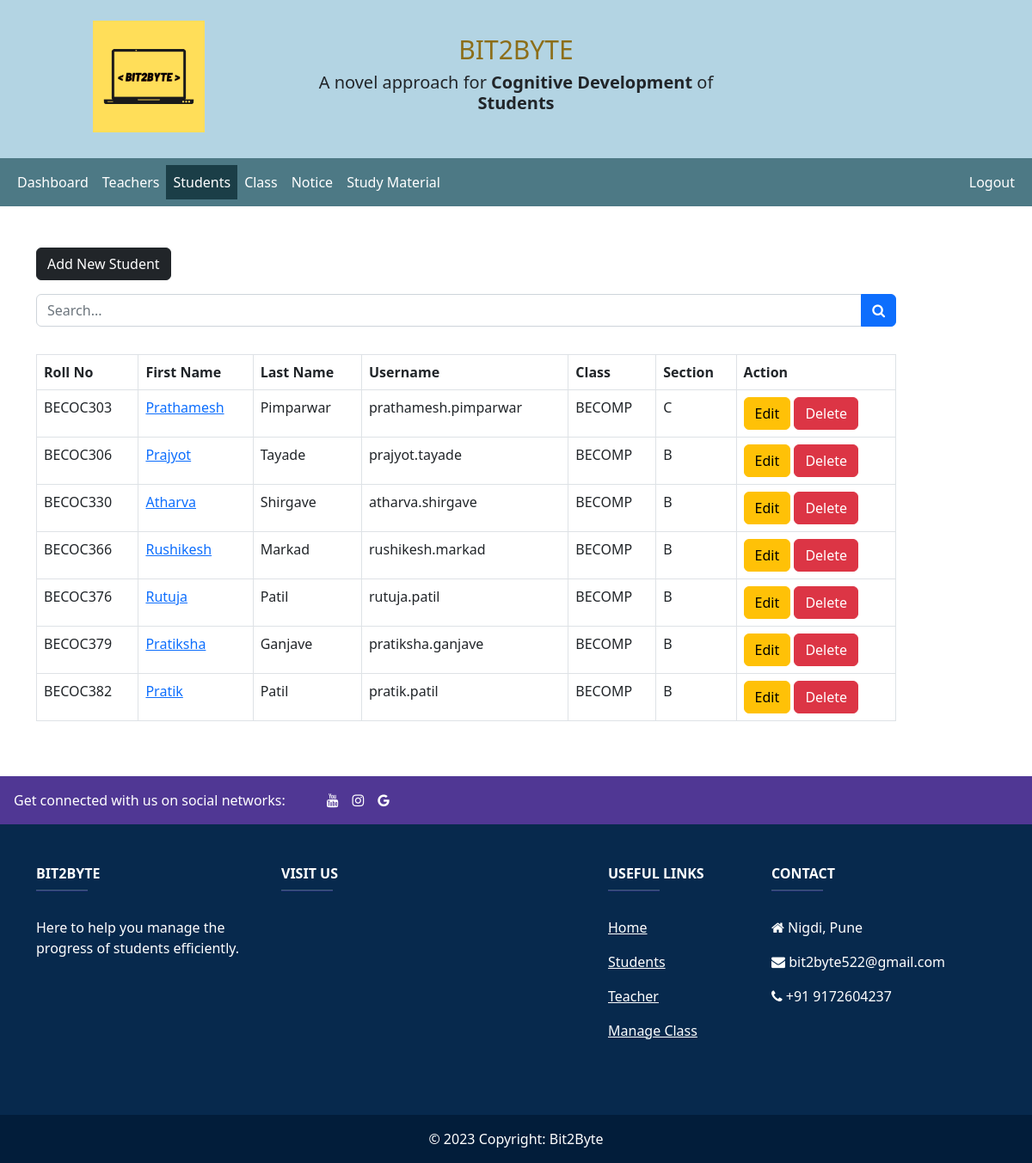
The page /admin/student.php (signed in) on the database its author committed.
### tables this page shows
CREATE TABLE `students` (
  `student_id` int(11) NOT NULL,
  `roll_no` varchar(40) NOT NULL,
  `username` varchar(127) NOT NULL,
  `password` varchar(255) NOT NULL,
  `fname` varchar(127) NOT NULL,
  `lname` varchar(255) NOT NULL,
  `class_id` int(11) NOT NULL,
  `section_id` int(11) NOT NULL,
  `address` varchar(31) NOT NULL,
  `gender` varchar(7) NOT NULL,
  `email_address` varchar(255) NOT NULL,
  `date_of_birth` date NOT NULL,
  `date_of_joined` timestamp NULL DEFAULT CURRENT_TIMESTAMP,
  `problems_solved` int(11) NOT NULL,
  `total_submissions` int(11) NOT NULL,
  `successful_submissions` int(11) NOT NULL
);

CREATE TABLE `class` (
  `class_id` int(11) NOT NULL,
  `class_name` varchar(30) NOT NULL
);

CREATE TABLE `section` (
  `section_id` int(11) NOT NULL,
  `section` varchar(7) NOT NULL,
  `class_id` int(11) NOT NULL,
  `teacher` int(11) NOT NULL
);

### admin/data/student.php (called while the page is built, shortened)
<?php
function getAllStudents($conn){
   $sql = "SELECT * FROM students order by roll_no";
   $stmt = $conn->prepare($sql);
   $stmt->execute();
   if ($stmt->rowCount() >= 1) {
     $students = $stmt->fetchAll();
     return $students;
   }else {
   	return 0;
   }
}

### admin/data/class.php (called while the page is built, shortened)
<?php
function getClassById($class_id, $conn){
   $sql = "SELECT * FROM class
           WHERE class_id=?";
   $stmt = $conn->prepare($sql);
   $stmt->execute([$class_id]);
   if ($stmt->rowCount() == 1) {
     $class = $stmt->fetch();
     return $class;
   }else {
    return 0;
   }
}

### admin/data/section.php (called while the page is built, shortened)
<?php
function getSectionById($section_id, $conn){
   $sql = "SELECT * FROM section
           WHERE section_id=?";
   $stmt = $conn->prepare($sql);
   $stmt->execute([$section_id]);
   if ($stmt->rowCount() == 1) {
     $section = $stmt->fetch();
     return $section;
   }else {
    return 0;
   }
}

### admin/student.php (the view, shortened to what this page needs)
<?php
if (isset($_SESSION['admin_id']) &&
    isset($_SESSION['role'])) {
    if ($_SESSION['role'] == 'Admin') {
       include "../DB_connection.php";
       include "data/student.php";
       include "data/class.php";
       include "data/section.php";
       $students = getAllStudents($conn);
 ?>
<!DOCTYPE html>
<html lang="en">
<head>
	<link rel="stylesheet" href="https://cdn.jsdelivr.net/npm/bootstrap@5.2.0/dist/css/bootstrap.min.css">
	<link rel="stylesheet" href="../css/style.css">
  <link rel="stylesheet" href="https://cdnjs.cloudflare.com/ajax/libs/font-awesome/4.7.0/css/font-awesome.min.css">
</head>
<body>
    <?php
    include "header.php";
        include "inc/navbar.php";
      ?>
     <div class="container mt-5" style="min-height:70vh;">
      <a href="student-add.php"
           class="btn btn-dark">Add New Student</a>
      <?php
        if ($students != 0) {
     ?>
           <form action="student-search.php"
                 class="mt-3 n-table"
                 method="get">
             <div class="input-group mb-3">
                <input type="text"
                       class="form-control"
                       name="searchKey"
                       placeholder="Search...">
                <button class="btn btn-primary">
                        <i class="fa fa-search"
                           aria-hidden="true"></i>
                      </button>
             </div>
           </form>
           <div class="table-responsive">
              <table class="table table-bordered mt-3 n-table">
                <thead>
                  <tr>
                    <th scope="col">Roll No</th>
                    <th scope="col">First Name</th>
                    <th scope="col">Last Name</th>
                    <th scope="col">Username</th>
                    <th scope="col">Class</th>
                    <th scope="col">Section</th>
                    <th scope="col">Action</th>
                  </tr>
                </thead>
                <tbody>
                  <?php $i = 0; foreach ($students as $student ) {
                    $i++;  ?>
                  <tr>
                    <td><?=$student['roll_no']?></td>
                    <td>
                      <a href="student-view.php?student_id=<?=$student['student_id']?>">
                        <?=$student['fname']?>
                      </a>
                    </td>
                    <td><?=$student['lname']?></td>
                    <td><?=$student['username']?></td>
                    <td>
                      <?php
                          $class_id = $student["class_id"];
                          $cl = getClassById($class_id, $conn);
                          echo $cl["class_name"];
                        ?>
                    </td>
                    <td>
                      <?php
                          $section_id = $student["section_id"];
                          $cl = getSectionById($section_id, $conn);
                          echo $cl["section"];
                        ?>
                    </td>
                    <td>
                        <a href="student-edit.php?student_id=<?=$student['student_id']?>"
                           class="btn btn-warning">Edit</a>
                        <a href="student-delete.php?student_id=<?=$student['student_id']?>"
                           class="btn btn-danger">Delete</a>
                    </td>
                  </tr>
                <?php } ?>
                </tbody>
              </table>
           </div>
         <?php } ?>
     </div>
<br/><br/>
    <?php
    include "footer.php"
    ?>
</body>
</html>
<?php
  }else {
    header("Location: ../login.php");
    exit;
  }
}else {
	header("Location: ../login.php");
	exit;
}
?>

### admin/header.php (shortened to what this page needs)
<header id="header-part" style="background-color:#b3d4e3;">
<br/>
<div class="header-logo-support pt-50 pb-10 ml-2">
    <center><div class="container">
        <div class="row">
            <div class="col-lg-3 col-md-3 col-xs-12 col-sm-12">
                <div class="logo">
                <a href="index.html">
                                <img src="../logo.jpeg" alt="Logo" width="auto" height="130">
                            </a>
                </div>
            </div>
            <div class="col-lg-6 col-md-6 col-xs-12 col-sm-12" style="margin-top:1%; padding-top:5px; padding-bottom:20px;">
                <div class="title">
                    <div class="support">
                        <div class="cont">
                            <center>
                            <h2 style="font-size: 30px; color:#8c6e19">BIT2BYTE</h2>
                                <h3 style="font-size: 20px;">A novel approach for <strong>Cognitive Development</strong> of <strong>Students</strong></h3>
                                <br/>
                            </center>
                        </div>
                    </div>
                </div>
            </div>
            <div class="col-lg-3 col-md-3 col-xs-12 col-sm-12">
            </div>
        </div>
    </div> </center>
</div>
</header>

### admin/inc/navbar.php (shortened to what this page needs)
<nav class="navbar navbar-expand-lg" style="background-color:#4d7985;">
  <div class="container-fluid">
    <div class="collapse navbar-collapse" id="navbarSupportedContent">
      <ul class="navbar-nav me-auto mb-2 mb-lg-0"
          id="navLinks">
        <li class="nav-item">
          <a class="nav-link"
             aria-current="page"
             href="index.php" style="color: #fff;">Dashboard</a>
        </li>
        <li class="nav-item">
          <a class="nav-link" href="teacher.php" style="color: #fff;">Teachers</a>
        </li>
        <li class="nav-item">
          <a class="nav-link" href="student.php" style="color: #fff;">Students</a>
        </li>
        <li class="nav-item">
          <a class="nav-link" href="class.php" style="color: #fff;">Class</a>
        </li>
        <li class="nav-item">
          <a class="nav-link" href="notice.php" style="color: #fff;">Notice</a>
        </li>
        <li class="nav-item">
          <a class="nav-link" href="study-material.php" style="color: #fff;">Study Material</a>
        </li>
      </ul>
      <ul class="navbar-nav me-right mb-2 mb-lg-0">
        <li class="nav-item">
          <a class="nav-link" href="../logout.php" style="color: #fff;">Logout</a>
        </li>
      </ul>
  </div>
    </div>
</nav>

### admin/footer.php (shortened to what this page needs)
<html>
<head>
</head>
<body>
<footer
		class="text-center text-lg-start text-white"
		style="background-color: #07294d"
		>
  <section
		   class="d-flex p-3"
		   style="background-color: #503794;"
		   >
	<div class="me-5">
	  <span>Get connected with us on social networks:</span>
	</div>
	  <a href="https://www.youtube.com/@bit2byte522" class="text-white me-3" target="_blank">
		<i class="fa fa-youtube"></i>
	  </a>
	  <a href="https://www.instagram.com/bit2byte_/" class="text-white me-3" target="_blank">
		<i class="fa fa-instagram"></i>
	  </a>
	  <a href="" class="text-white me-3">
		<i class="fa fa-google"></i>
	  </a>
  </section>
  <section class="">
	<div class="container text-center text-md-start mt-5">
	  <div class="row mt-3">
		<div class="col-md-3 col-lg-4 col-xl-3 mx-auto mb-4">
		  <h6 class="text-uppercase fw-bold">Bit2Byte</h6>
		  <hr
			  class="mb-4 mt-0 d-inline-block mx-auto"
			  style="width: 60px; background-color: #7c4dff; height: 2px"
			  />
		  <p>
			Here to help you manage the progress of students efficiently.
		  </p>
		</div>
		<div class="col-md-2 col-lg-2 col-xl-4 mx-auto mb-4">
		  <h6 class="text-uppercase fw-bold">Visit Us</h6>
		  <hr
			  class="mb-4 mt-0 d-inline-block mx-auto"
			  style="width: 60px; background-color: #7c4dff; height: 2px"
			  />
			  <div class="map">
				<iframe src="https://www.google.com/maps/embed?pb=!1m18!1m12!1m3!1d3780.2732828065427!2d73.75945111484475!3d18.651728787332683!2m3!1f0!2f0!3f0!3m2!1i1024!2i768!4f13.1!3m3!1m2!1s0x3bc2b9e76c8fa205%3A0x1b210131915734fd!2sPCCOE%20-%20Pimpri%20Chinchwad%20College%20Of%20Engineering!5e0!3m2!1sen!2sin!4v1633337820818!5m2!1sen!2sin" width="400" height="200" style="border:0;" allowfullscreen="" loading="lazy"></iframe>
				</div>
		</div>
		<div class="col-md-3 col-lg-2 col-xl-2 mx-auto mb-4">
		  <h6 class="text-uppercase fw-bold">Useful links</h6>
		  <hr
			  class="mb-4 mt-0 d-inline-block mx-auto"
			  style="width: 60px; background-color: #7c4dff; height: 2px"
			  />
		  <p>
			<a href="index.php" class="text-white">Home</a>
		  </p>
		  <p>
			<a href="student.php" class="text-white">Students</a>
		  </p>
		  <p>
			<a href="teacher.php" class="text-white">Teacher</a>
		  </p>
		  <p>
			<a href="class.php" class="text-white">Manage Class</a>
		  </p>
		</div>
		<div class="col-md-4 col-lg-3 col-xl-3 mx-auto mb-md-0 mb-4">
		  <h6 class="text-uppercase fw-bold">Contact</h6>
		  <hr
			  class="mb-4 mt-0 d-inline-block mx-auto"
			  style="width: 60px; background-color: #7c4dff; height: 2px"
			  />
		  <p><i class="fa fa-home mr-3"></i> Nigdi, Pune</p>
		  <p><i class="fa fa-envelope mr-3"></i> bit2byte522@gmail.com</p>
		  <p><i class="fa fa-phone mr-3"></i> +91 9172604237</p>
		</div>
	  </div>
	</div>
  </section>
  <div
	   class="text-center p-3"
	   style="background-color: #021d3a;"
	   >
	© 2023 Copyright: Bit2Byte
  </div>
</footer>
</body>
</html>

### css/style.css (style rules this page uses)
.navbar { background-color: #4d7985; }
.active { background-color: #1b3e47; }
.n-table { width: 1000px; }

### rows shown on the page
students: roll_no "BECOC303", fname "Prathamesh", lname "Pimparwar", username "prathamesh.pimparwar", class.class_name "BECOMP", section.section "C"
students: roll_no "BECOC306", fname "Prajyot", lname "Tayade", username "prajyot.tayade", class.class_name "BECOMP", section.section "B"
students: roll_no "BECOC330", fname "Atharva", lname "Shirgave", username "atharva.shirgave", class.class_name "BECOMP", section.section "B"
students: roll_no "BECOC366", fname "Rushikesh", lname "Markad", username "rushikesh.markad", class.class_name "BECOMP", section.section "B"
students: roll_no "BECOC376", fname "Rutuja", lname "Patil", username "rutuja.patil", class.class_name "BECOMP", section.section "B"
students: roll_no "BECOC379", fname "Pratiksha", lname "Ganjave", username "pratiksha.ganjave", class.class_name "BECOMP", section.section "B"
students: roll_no "BECOC382", fname "Pratik", lname "Patil", username "pratik.patil", class.class_name "BECOMP", section.section "B"
